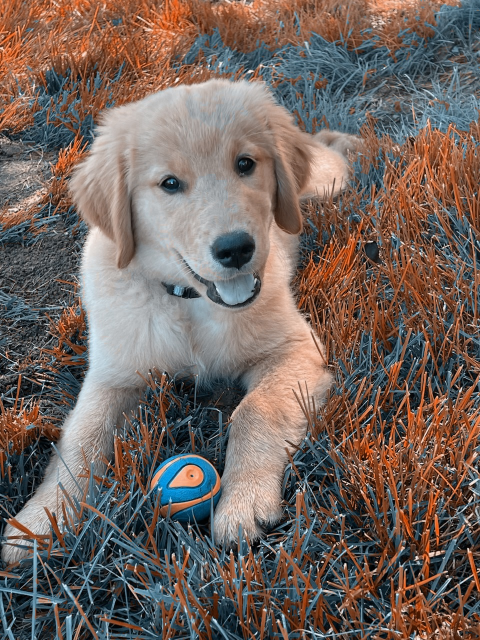
#> input picture images/puppies/complementary_puppy.jpg, 960 x 1280 px, found by its file name (shown at 1/2 size)
$ python vignette.py
#> lines starting #> are read from the running program, lines starting #| are printed output that depends on the picture

import numpy as np;
import matplotlib.pyplot as plt;
from PIL import Image, ImageFilter

# [205 lines left out: functions distanceFromPoint, distanceFromCircle, distanceFromLine, distanceFromBand, clip, translateAndScale and 3 more, not called in this run]

def main():
    #test image
    original = Image.open('images/puppies/complementary_puppy.jpg')
#> original is the input picture: PIL image 960x1280 RGB; mean R, G, B 115.2, 101.4, 95
    #im = vignette(original, 0.5, 0.45, 0.15, 0.25)
    im = original.crop((0,(original.size[1]) // 10,(original.size[0] * 9) // 10, (original.size[1] * 9) // 10))
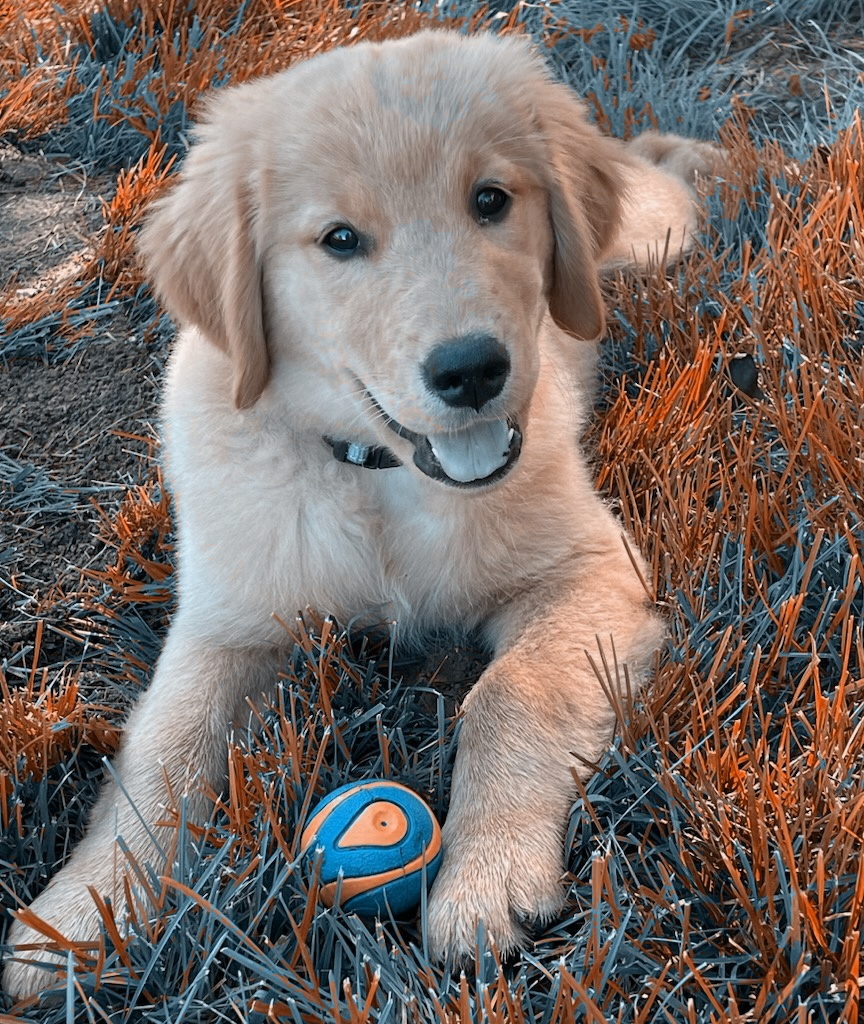
#> im: PIL image 864x1024 RGB; mean R, G, B 119.1, 107.9, 102.8
    im.show()

if __name__ == '__main__':
    main()

$ run again, with images/puppies/681084757.jpeg copied over images/puppies/complementary_puppy.jpg
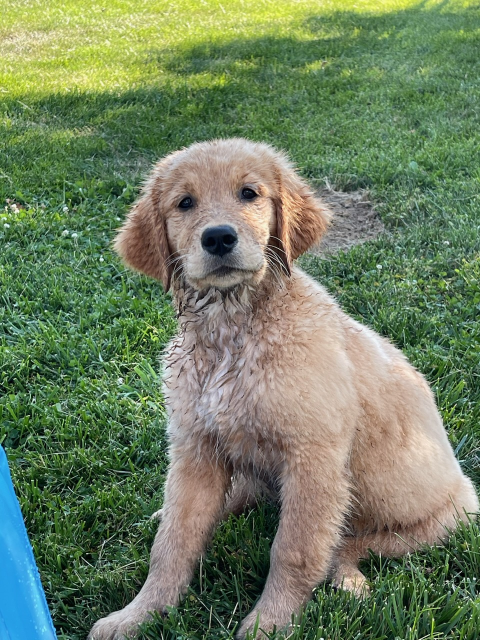
#> input picture images/puppies/681084757.jpeg, 960 x 1280 px, found by its file name (shown at 1/2 size)
#> in main, original is the input picture: PIL image 960x1280 RGB; mean R, G, B 111.5, 127.6, 97.8
#> in main, `im = original.crop((0,(original.size[1]) // 10,(original.size[0] * 9) ..`:
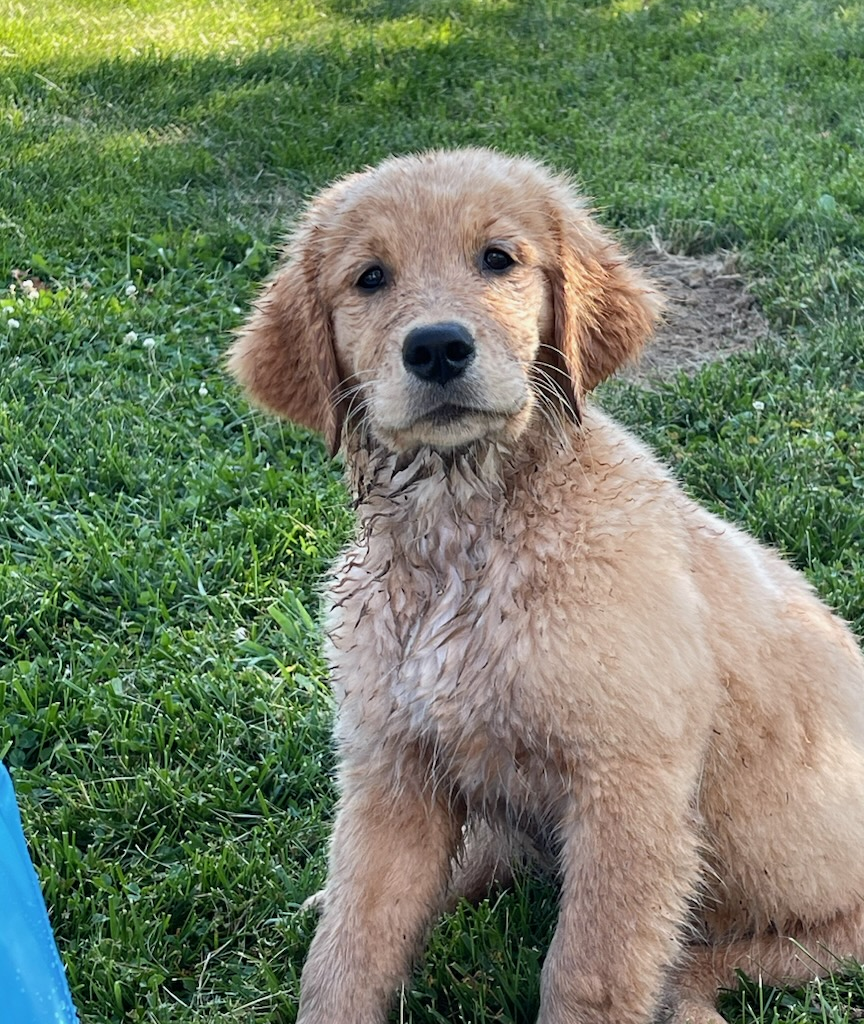
#> im: PIL image 864x1024 RGB; mean R, G, B 112.3, 124.9, 99.5

$ run again, with images/puppies/IMG_2978.jpeg copied over images/puppies/complementary_puppy.jpg
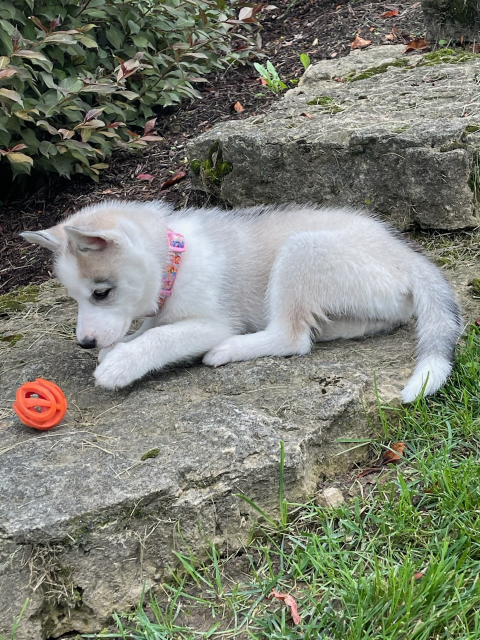
#> input picture images/puppies/IMG_2978.jpeg, 960 x 1280 px, found by its file name (shown at 1/2 size)
#> in main, original is the input picture: PIL image 960x1280 RGB; mean R, G, B 123, 126.8, 113.8
#> in main, `im = original.crop((0,(original.size[1]) // 10,(original.size[0] * 9) ..`:
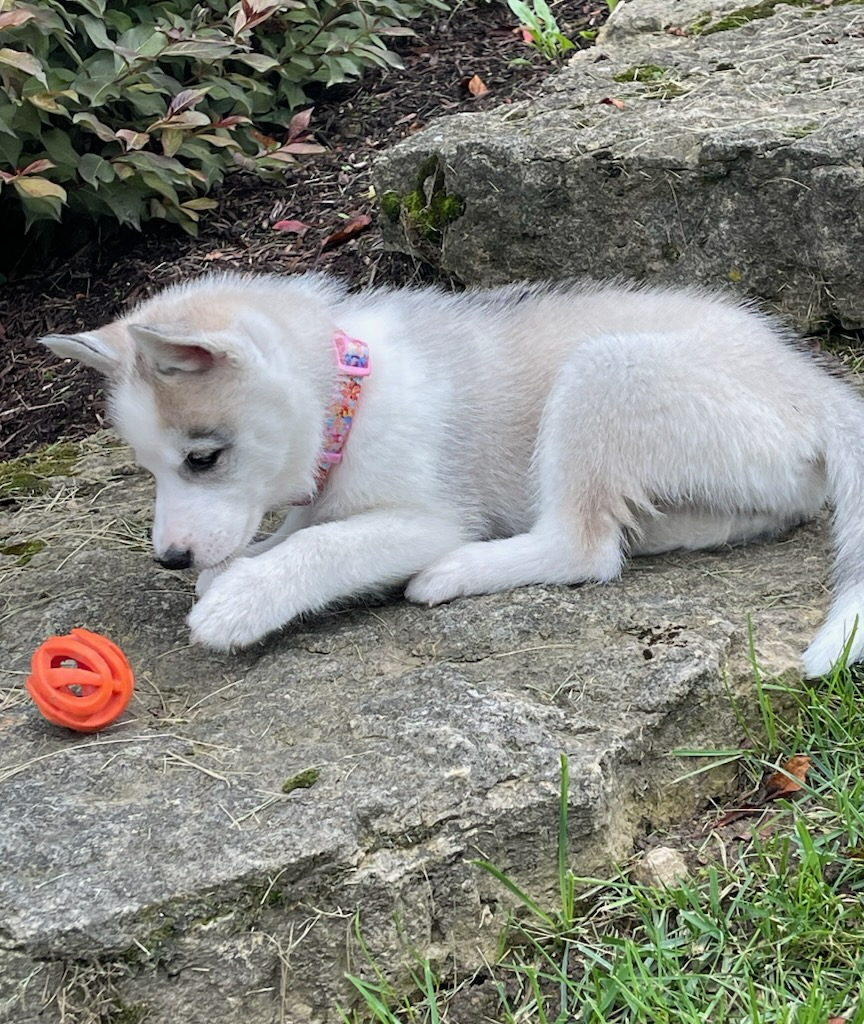
#> im: PIL image 864x1024 RGB; mean R, G, B 129.9, 131.3, 123
